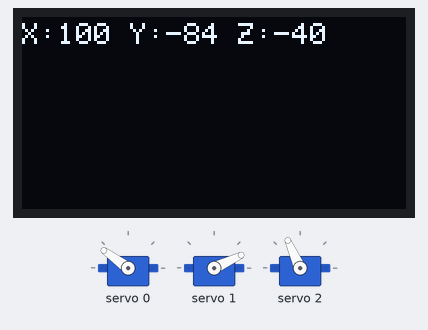
Simulated run of this sketch. Board: ESP32. Shown: 128×64 one-colour display, 3 × servo. What the sketch prints to the serial monitor is not drawn.

Above: at 3.5 s.
At 7.8 s:
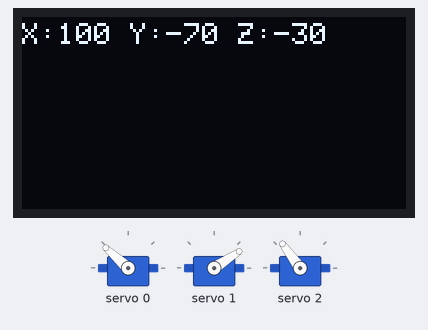
At 12.41 s:
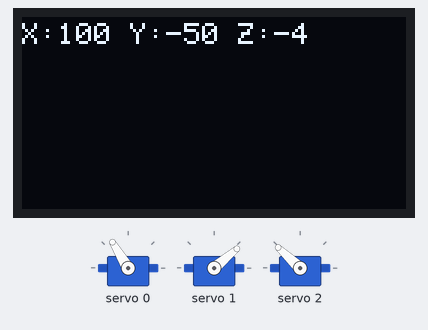
At 21.62 s:
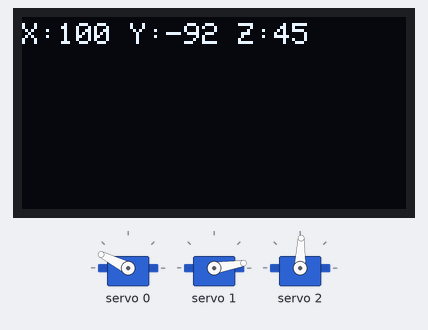
At 30.53 s:
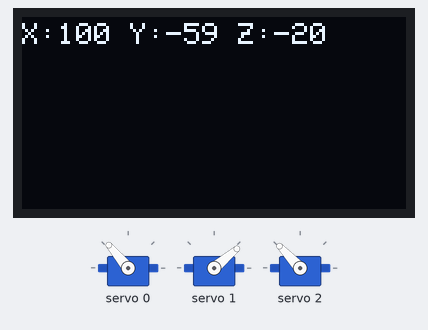
At 39.75 s:
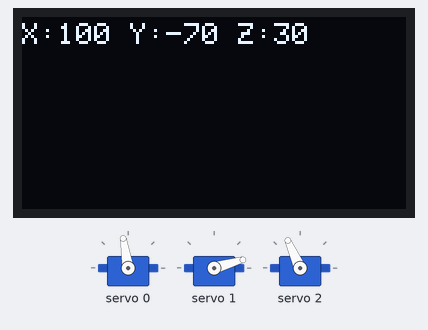
Timing chart, 0 to 40.0 s (numbered marks = the images above):
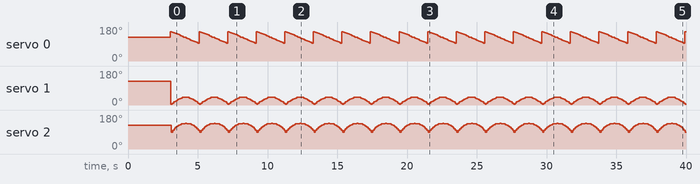

Measured:
- by itself, servo 1: repeats every 2.0 s: 9° 0.10 s, 16° 0.10 s, 21° 0.10 s, 25° 0.10 s, 30° 0.10 s, 33° 0.10 s, 37° 0.10 s, 40° 0.51 s, 37° 0.10 s, 33° 0.10 s, 30° 0.10 s, 25° 0.10 s, 21° 0.10 s, 16° 0.10 s, 9° 0.10 s, 3° 0.10 s
- by itself, servo 2: repeats every 2.0 s: 99° 0.10 s, 107° 0.10 s, 114° 0.10 s, 121° 0.10 s, 126° 0.10 s, 129° 0.10 s, 133° 0.10 s, 134° 0.10 s, 135° 0.10 s, 137° 0.10 s, 135° 0.10 s, 134° 0.10 s, 133° 0.10 s, 129° 0.10 s, 126° 0.10 s, 121° 0.10 s, 114° 0.10 s, 107° 0.10 s, 99° 0.10 s, 88° 0.10 s

The sketch:

Hexapod_test.ino
```cpp
#include <Wire.h>
#include <Adafruit_PWMServoDriver.h>
#include <Adafruit_GFX.h>
#include <Adafruit_SSD1306.h>

// Define screen dimensions
#define SCREEN_WIDTH 128
#define SCREEN_HEIGHT 64

// Create display object (for ESP32 you can define Wire pins if needed)
Adafruit_SSD1306 display(SCREEN_WIDTH, SCREEN_HEIGHT, &Wire, -1);

// Create PCA9685 object
Adafruit_PWMServoDriver pwm = Adafruit_PWMServoDriver();

#define SERVO_MIN  150 // Pulse length for 0 degrees
#define SERVO_MAX  600 // Pulse length for 180 degrees

const float link_1 = 90; // Length of first link in cm
const float link_2 = 82; // Length of second link in cm


int x = 100;  // x axis value
int y = 0;  // y axis value
int z = 0;  // z axis value
double c = 0; // Hypotenuse
double L = 0; // distance from x-z origin


double theta1_rad, theta2_rad, theta3_rad;  // theta 1 & 2 & 3 in radians set as doubles for more accuracy

int  theta1_deg, theta2_deg, theta3_deg;  // theta 1 & 2 & 3 in degrees

int theta1, theta2, theta3; // theta 1 & 2 & 3 which will be in PMW


int z_start = -50;
int z_end = 50;
int y_ground = -100;
int h = 50;


// IK function declaration and implementation
void IK(int x,int y, int z) {

  // calculating theta 1
  theta1_rad = atan2(x, z);

  // calculating the distance from x-z origin
  L = sqrt(x * x + z * z);

  //calculation for hypotenuse
  c = sqrt(L * L + y * y);

  // calculations for theta 2 and theta 3
  theta2_rad = acos( ( (link_1 * link_1)  + (c * c) - (link_2 * link_2) ) / (2 * link_1 * c) ) + atan2(y, L);

  theta3_rad = acos( ( (link_1 * link_1) + (link_2 * link_2) - (c * c) ) / (2 * link_1 * link_2) );

  // Converting theta 1 & 2 to degrees from rads
  theta1_deg = theta1_rad * (180/M_PI);

  theta2_deg = theta2_rad * (180/M_PI);

  theta3_deg = theta3_rad * (180/M_PI);

}


void setup() {
  // start the Serial port
  Serial.begin(9600);
  Serial.println("PCA9685 Servo Test"); // Print text

  // Initialize OLED display
  if(!display.begin(SSD1306_SWITCHCAPVCC, 0x3C)) {
    Serial.println(F("SSD1306 allocation failed"));
    for(;;); // Loop forever if failed
  }

  display.clearDisplay();

  // Start the pwm function
  pwm.begin();
  pwm.setPWMFreq(50);  // Standard servo frequency: 50 Hz
  delay(10); // 10ms delay


  pwm.setPWM(0, 0, 375);
  delay(1000);
  pwm.setPWM(1, 0, 375);
  delay(1000);
  pwm.setPWM(2, 0, 375);
  delay(1000);
}

void loop() {

  for (float t = 0; t <= 1.0; t += 0.05){

    z = ( 1 - t ) * z_start + ( t * z_end );

    y = y_ground + ( h * sin(M_PI * t) );


    IK(x, y, z); // call the function IK

    // map theta 1 & 2 & 3 from degrees to pwm
    theta1 = map(theta1_deg, 0, 180, SERVO_MIN, SERVO_MAX);
    theta2 = map(theta2_deg, 0, 180, SERVO_MIN, SERVO_MAX);
    theta3 = map(180 - theta3_deg, 0, 180, SERVO_MIN, SERVO_MAX);

    // Clear the display first
    display.clearDisplay();

    if ( c < 160 ){


      pwm.setPWM(0, 0, theta1);
      delay(25);
      pwm.setPWM(1, 0, theta2);
      delay(25);
      pwm.setPWM(2, 0, theta3);
      delay(25);


      // Show the position
      display.setTextSize(1.5);
      display.setTextColor(SSD1306_WHITE);
      display.setCursor(0, 2);
      display.print(F("X:"));
      display.print(x);
      display.print(F(" Y:"));
      display.print(y);
      display.print(F(" Z:"));
      display.print(z);

    }
    else{
      // Show out of reach message
      display.setTextSize(2);
      display.setTextColor(SSD1306_WHITE);
      display.setCursor(0, 20);
      display.println(F("Out of"));
      display.setCursor(0, 40);
      display.println(F("Reach!"));

    }

    // Finally update the display after drawing everything
    display.display();

  }


}
```
